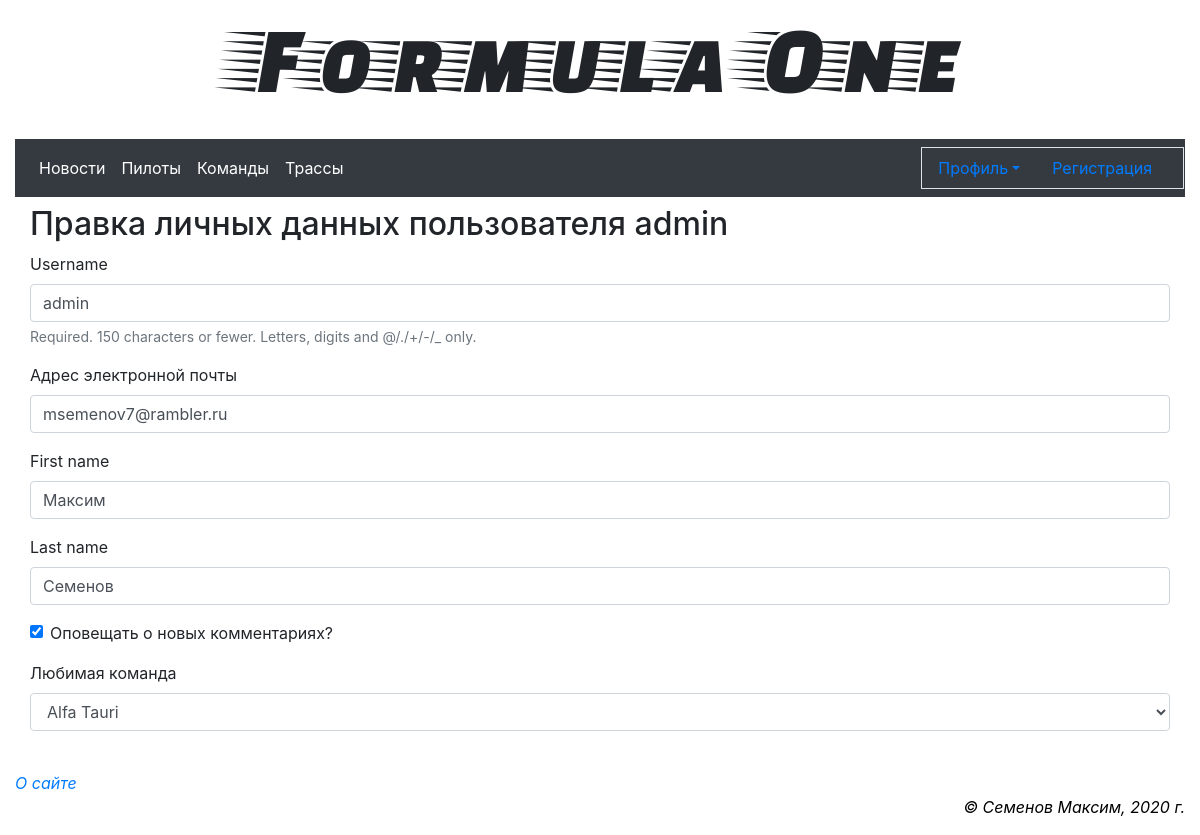
Page /accounts/profile/change (signed in) on the committed database.
### main/models.py (models this page shows)
class AdvUser(AbstractUser):
	is_activated = models.BooleanField(default=True, db_index=True, verbose_name='Прошел активацию?')
	send_messages = models.BooleanField(default=True, verbose_name = 'Оповещать о новых комментариях?')
	TEAMS = ( 	('Mercedes', 'Mercedes'),
				('Ferrari', 'Ferrari'),
				('Red Bull Racing', 'Red Bull Racing'),
				('Racing Point', 'Racing Point'),
				('Mclaren', 'Mclaren'),
				('Renault', 'Renault'),
				('Haas', 'Haas'),
				('Alfa Tauri', 'Alfa Tauri'),
				('Alfa Romeo', 'Alfa Romeo'),
				('Williams', 'Williams') )
	favorite_team = models.CharField(default=True, max_length=20, choices=TEAMS,
									 verbose_name = 'Любимая команда' )
	class Meta(AbstractUser.Meta):
		pass

### main/views.py (the view)
# urls.py: path('accounts/profile/change', ChangeUserInfoView.as_view(), name='profile_change'),
class ChangeUserInfoView(SuccessMessageMixin, LoginRequiredMixin, UpdateView):
	model = AdvUser
	template_name = 'main/change_user_info.html'
	form_class = ChangeUserInfoForm
	success_url = reverse_lazy('main:profile')
	success_message = 'Личные данные пользователя изменены'
	def dispatch(self, request, *args, **kwargs):
		self.user_id = request.user.pk
		return super().dispatch(request, *args, **kwargs)
	def get_object(self, queryset=None):
		if not queryset:
			queryset = self.get_queryset()
		return get_object_or_404(queryset, pk=self.user_id)

### main/forms.py
class ChangeUserInfoForm(forms.ModelForm):
	email = forms.EmailField(required=True, label='Адрес электронной почты')
	class Meta:
		model = AdvUser
		fields = ('username', 'email', 'first_name', 'last_name', 'send_messages', 'favorite_team')

### main/templates/main/change_user_info.html (shortened to what this page needs)
{% extends "layout/basic.html" %}
{% load bootstrap4 %}
{% block content %}
<h2>Правка личных данных пользователя {{ user.username }}</h2>
<form method="post">
	{% bootstrap_form form layout='horizontal' %}
</form>
{% endblock %}

### main/static/main/style.css (style rules this page uses)
body { background: url(background.jpg) no-repeat; background-size: cover; }

### rows in the picture
AdvUser: username "admin", email "msemenov7@rambler.ru", first_name "Максим", last_name "Семенов", send_messages "☑", favorite_team "Alfa Tauri"
